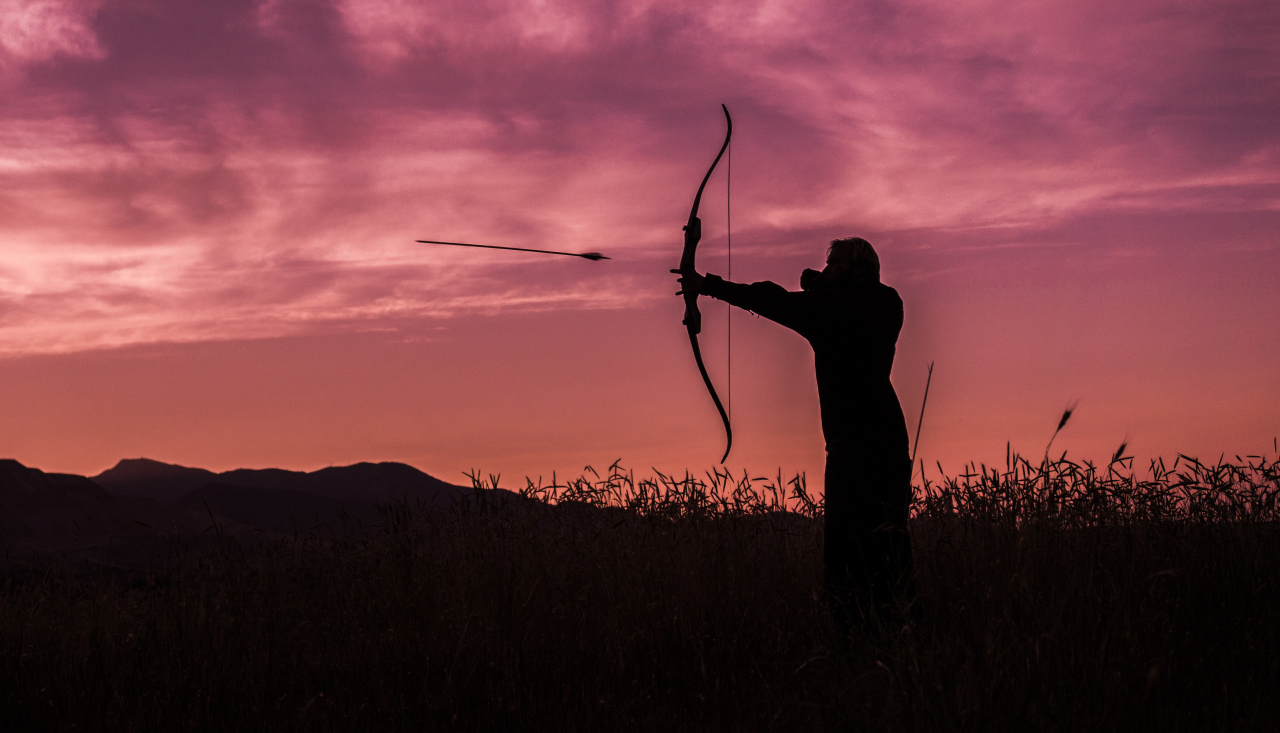
#> input picture templates/archer_silhouette/archer_silhouette.jpeg, 2560 x 1465 px (shown at 1/2 size); its folder holds only this picture in this run
$ python resize_all_templates.py ../templates/archer_silhouette/archer_silhouette.jpeg
#> lines starting #> are read from the running program, lines starting #| are printed output that depends on the picture
import os
import sys

from PIL import Image

# This script recursively scans and replaces all the images in the templates directory with downsized .jpg versions
# Note that this is a destructive action. Only run it if you are sure you want to resize the template images

def enumerate_files_recursive(dir):
#> called with dir = 'tools/../templates/'
    files = []
    for root, directories, filenames in os.walk(dir):
        for filename in filenames:
            files.append(os.path.normpath(os.path.join(root, filename)).replace('\\', '/'))
    return files

def resize_and_save_image(path, width, height):
#> called with width = 512, height = 512
    try:
        filepath, extension = os.path.splitext(path)
        if extension == '.chai' or extension == '.json':
            return # Skip files we know aren't images

        im = Image.open(path)
#> im is the input picture: PIL image 2560x1465 RGB; mean R, G, B 113.3, 59, 64.5

        if im.format == 'JPEG':
            if im.width <= width and im.height <= height:
                return # Skip images that are already the right format and size (or smaller)

        filepath, extension = os.path.splitext(path)
        size = (width, height)
        im.thumbnail(size, Image.LANCZOS)
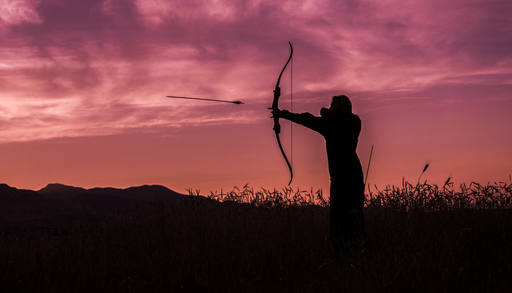
#> im: PIL image 512x293 RGB; mean R, G, B 113.4, 59.1, 64.6

        newpath = filepath + '.jpg'
        im.save(newpath, 'JPEG', quality = 90)
        im.close()

        if path != newpath:
             os.remove(path) # Remove old file (e.g. from converting from .png to .jpg)
    except IOError:
        print("IOError for file path " + path)
    except Exception as ex:
        print("Unknown exception for file path " + path)
        print(ex)

def get_script_path():
    return os.path.dirname(os.path.realpath(sys.argv[0]))

def resize_all_templates():
    script_path = get_script_path()
    template_dir = script_path + "/../templates/"
    file_paths = enumerate_files_recursive(template_dir)

    for file_path in file_paths:
        resize_and_save_image(file_path, 512, 512)

resize_all_templates()
